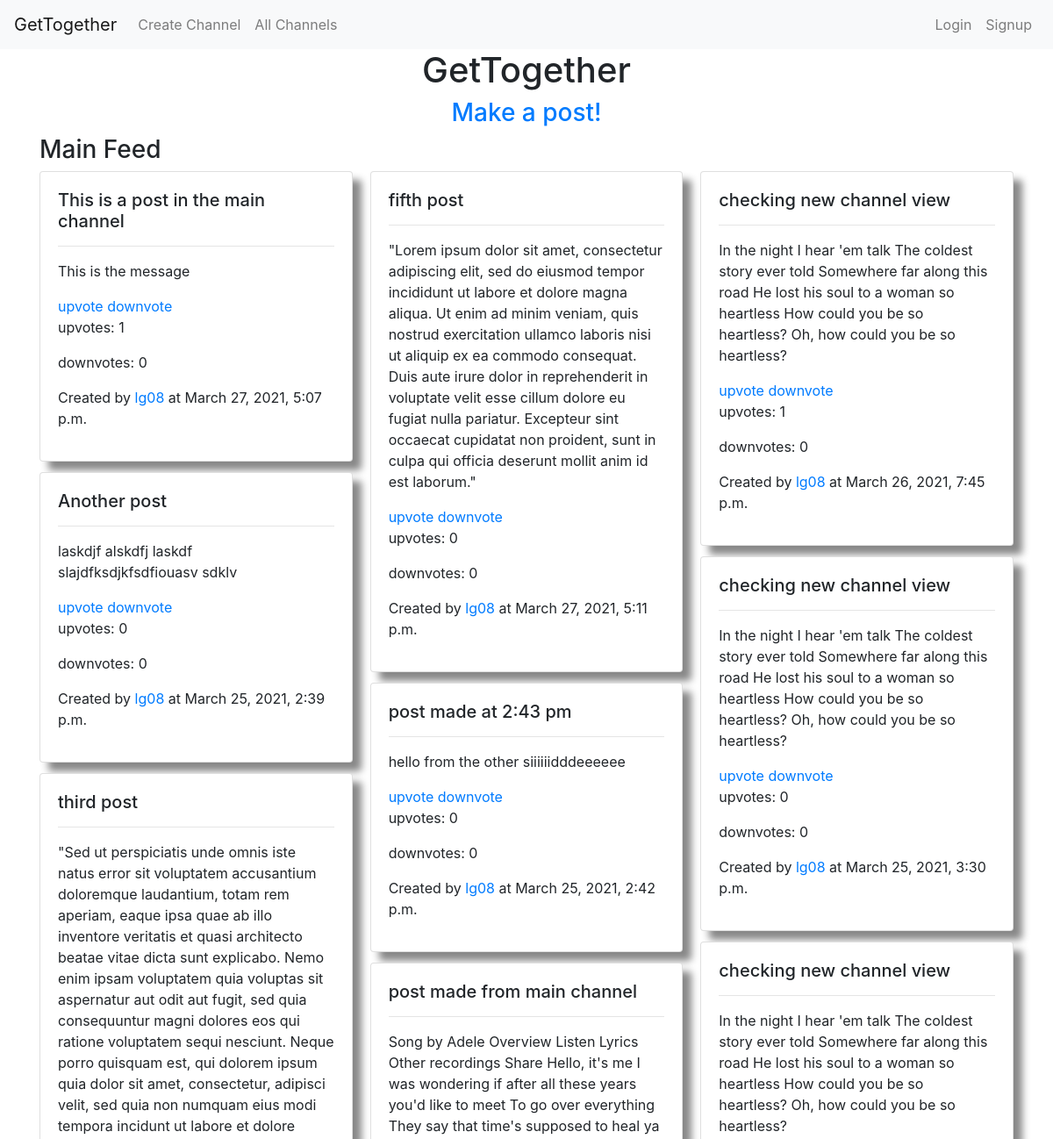
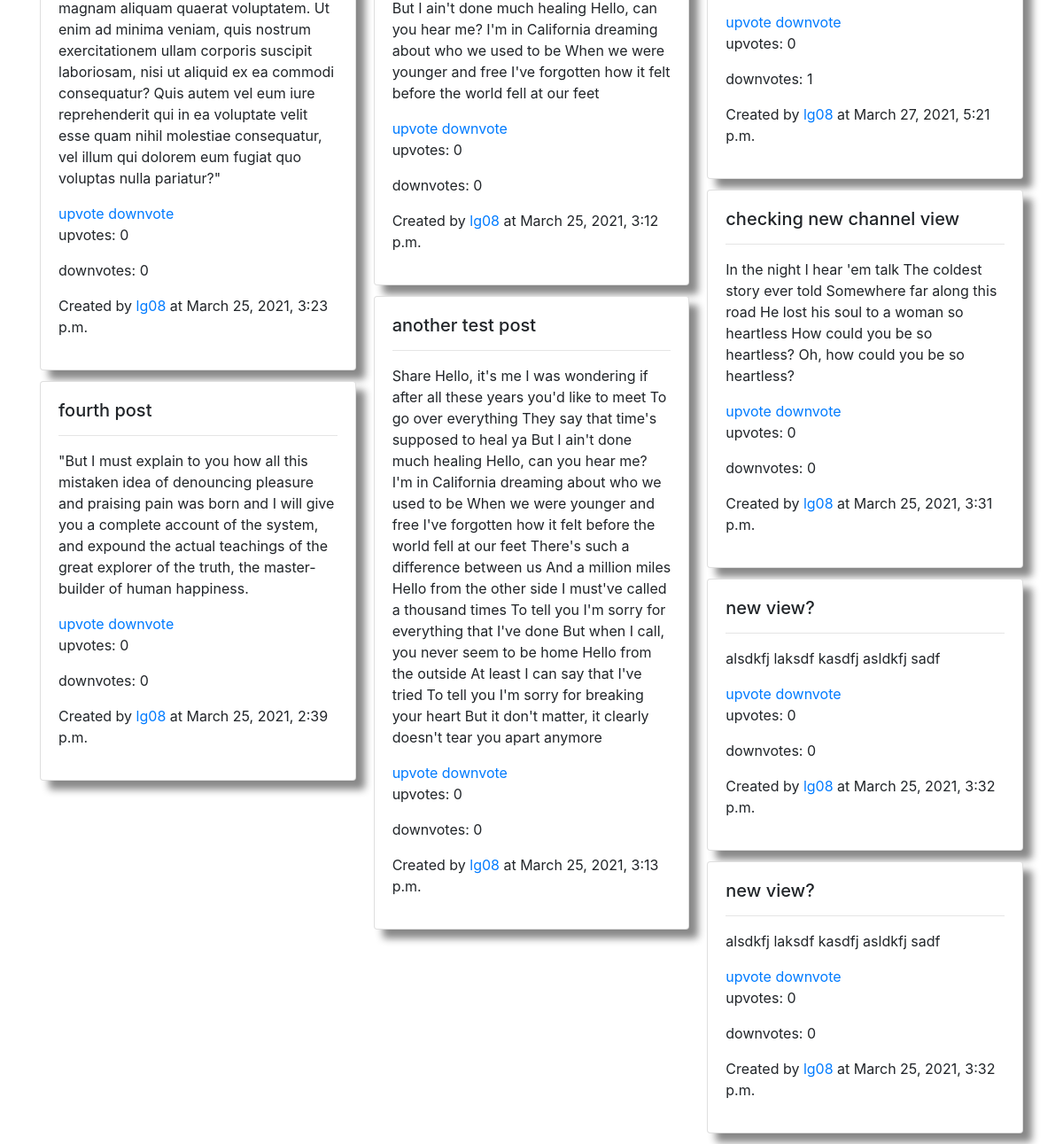
Before: / with the older database file (2 pictures, top to bottom).
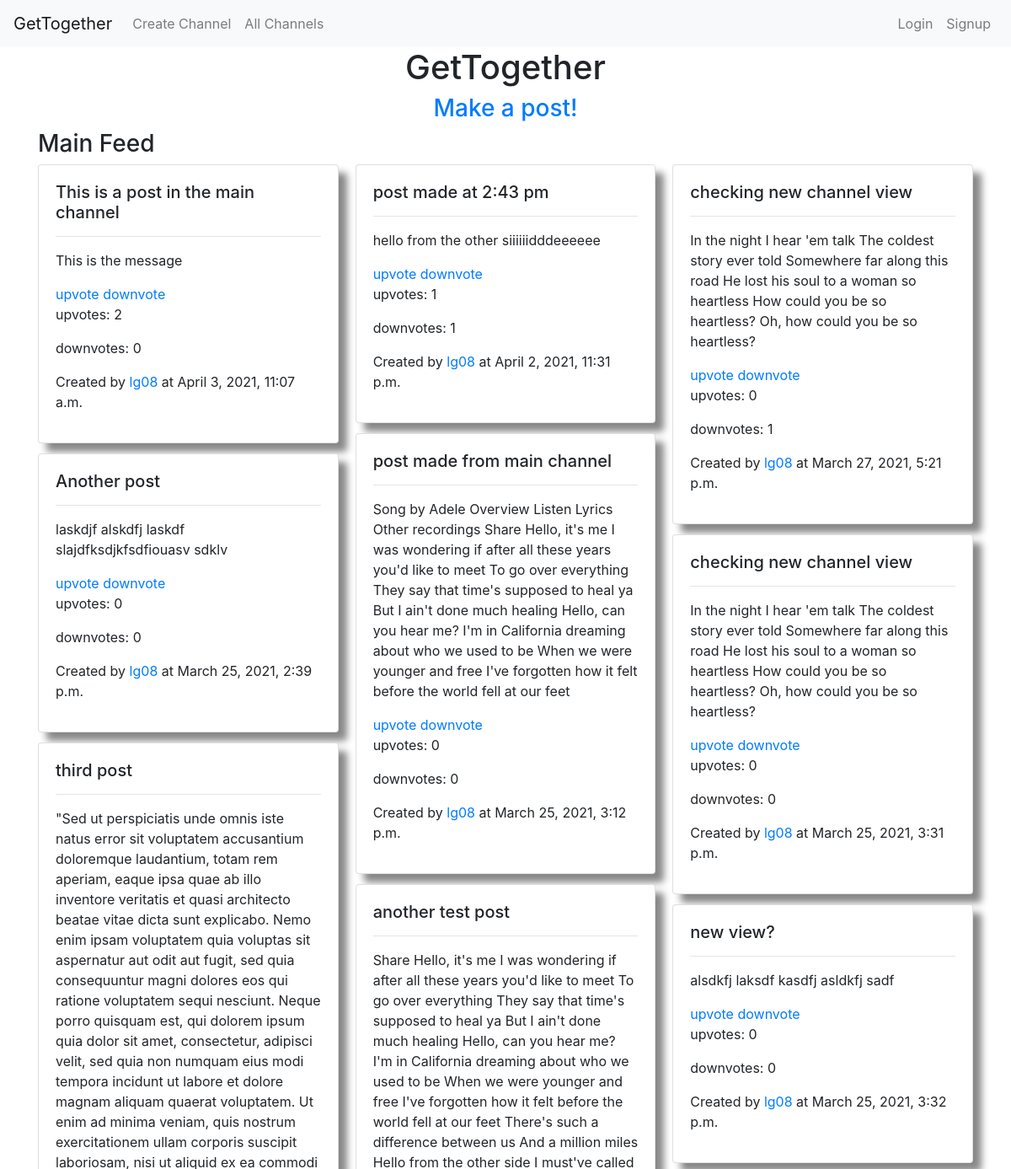
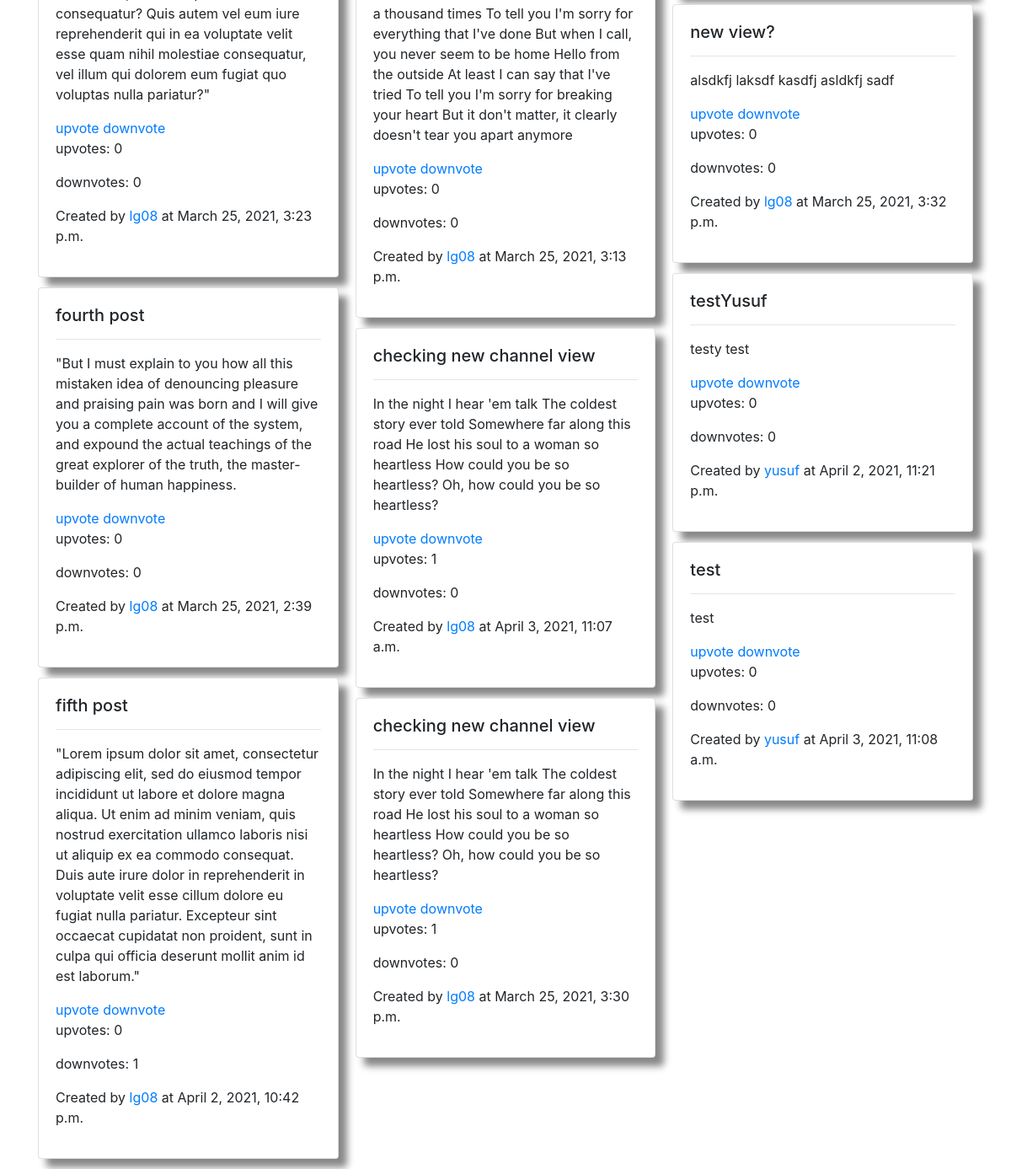
After: the same page with the newer database file (2 pictures, top to bottom).
### posts/models.py (models this page shows, shortened)
class Post(models.Model):
    creator = models.ForeignKey(
        User,
        on_delete=models.CASCADE
    )
    title = models.CharField(
        null=False,
        blank=False,
        max_length=50,
        default="title here"
    )
    message = models.CharField(
        null=False,
        blank=False,
        max_length=50,
        default="message here"
    )
    created_at = models.DateTimeField(
        auto_now_add=True
    )
    channel = models.ForeignKey(
        Channel,
        on_delete=models.CASCADE,
    )
    num_of_upvotes = models.IntegerField(default=0)
    num_of_downvotes = models.IntegerField(default=0)

### channels/views.py (the view)
# urls.py: path('', main_feed, name='home'),
def main_feed(request):
    main_channel = get_object_or_404(Channel, title='main')
    all_main_feed_posts = Post.objects.filter(
        channel=main_channel
    )
    context = {
        'posts': all_main_feed_posts,
    }
    return render(request,  "index.html", context)

### templates/index.html (shortened to what this page needs)
{% extends 'base.html' %}
{% block body %}
    <div class="container">
        <center><h1>GetTogether</h1></center>
        <center><h3><a href="{% url "posts:create" 1 %}">Make a post!</a></center></h3>
        <h3>Main Feed</h3>
        <div class="card-columns">
            {% include 'channels/_post_listings.html' %}
        </div>
    </div>
{% endblock %}

### channels/templates/channels/_post_listings.html
{% load static %}
{% for post in posts %}
    <div class="card clickable-card post_card"
         onclick="show_modal('#card-for{{ post.id }}')"
         id="card-for{{ post.id }}"
         >
        <div class="card-body" >
            <h5 class="card-title">{{ post.title }}</h5>
            <hr/>
            <p class="card-text">{{ post.message }}</p>
            <a href="{% url 'posts:up_or_downvote' up_or_downvote='upvote' postid=post.id %}">
                upvote
            </a>
            <a href="{% url 'posts:up_or_downvote' up_or_downvote='downvote' postid=post.id %}">
                downvote
            </a>
            <p>
                upvotes: {{ post.num_of_upvotes }}
            </p>
            <p>
                downvotes: {{ post.num_of_downvotes }}
            </p>
            <p>Created by <a href="">{{ post.creator }}</a> at {{ post.created_at }}</p>
        </div>
    </div>
{% endfor %}

Changed rows visible on the page:
changed Post "This is a post in the main channel": num_of_upvotes "1" → "2"; created_at "March 27, 2021, 5:07 p.m." → "April 3, 2021, 11:07 a.m."
changed Post "fifth post": num_of_downvotes "0" → "1"; created_at "March 27, 2021, 5:11 p.m." → "April 2, 2021, 10:42 p.m."
changed Post "post made at 2:43 pm": num_of_upvotes "0" → "1"; num_of_downvotes "0" → "1"; created_at "March 25, 2021, 2:42 p.m." → "April 2, 2021, 11:31 p.m."
changed Post (number 9 of 16 on the later page): created_at "March 26, 2021, 7:45 p.m." → "April 3, 2021, 11:07 a.m."
changed Post "March 25, 2021, 3:30 p.m.": num_of_upvotes "0" → "1"
added Post: title "testYusuf", message "testy test", num_of_upvotes "0", num_of_downvotes "0", creator "yusuf", created_at "April 2, 2021, 11:21 p.m."
added Post: title "test", message "test", num_of_upvotes "0", num_of_downvotes "0", creator "yusuf", created_at "April 3, 2021, 11:08 a.m."
